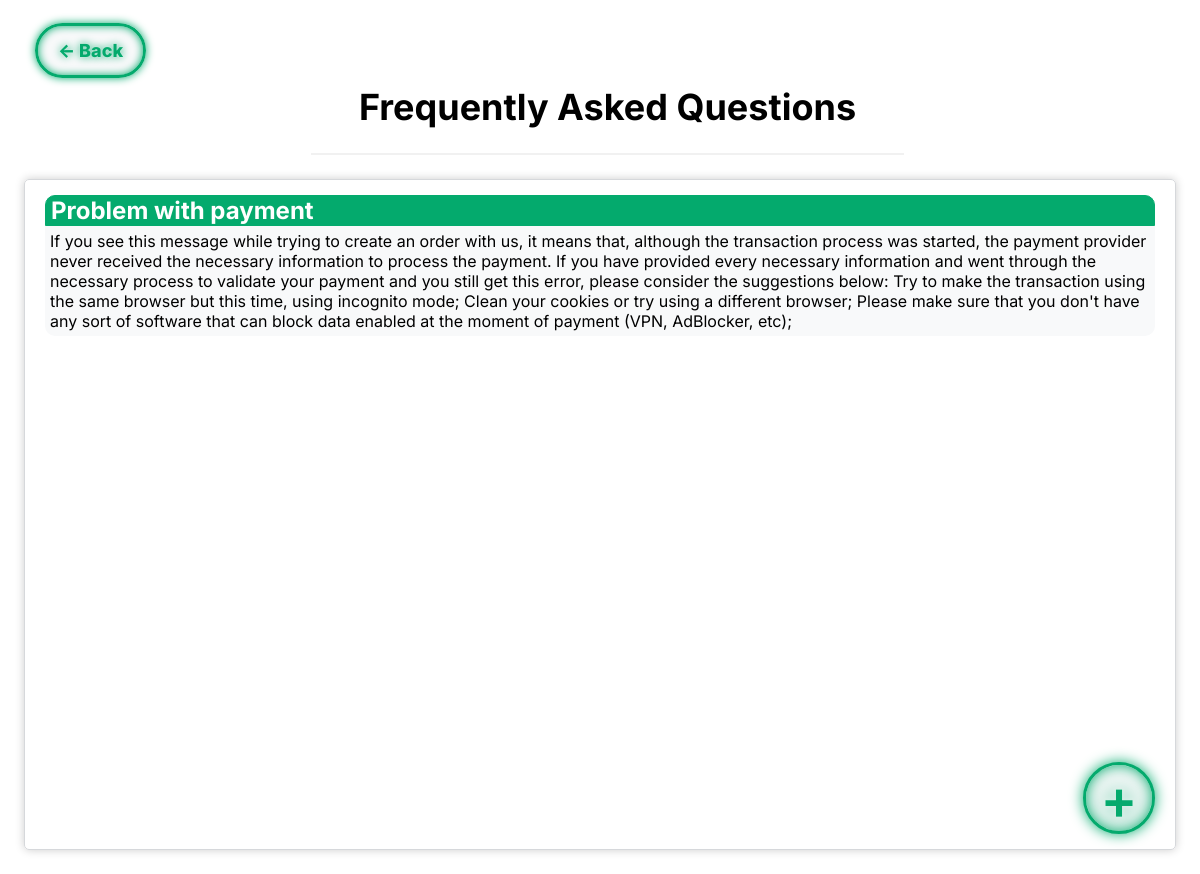
Page /pages/faq.php (signed in) on the committed database.
### tables this page shows
CREATE TABLE FAQ (
    faq_id INTEGER PRIMARY KEY AUTOINCREMENT,
    question VARCHAR(255) NOT NULL,
    answer VARCHAR(1000) NOT NULL
);

### database/getFAQ.php (the view)
<?php
    include 'connection.php';
    $stmt = $db->prepare('SELECT * FROM FAQ');
    $stmt->execute();
    while($result = $stmt -> fetch()){
        echo '<h2 class="question">'.$result['question'].'</h2>';
        echo '<div class="answer"><span >'.$result['answer'].'</span></div>';
    }
?>

### css/faq.css (style rules this page uses)
:root { --clr-neon_green: #04AA6D; --clr-neon_red: #e90808; --clr-bg: #f8f9fa; }
*, *::before *::after { box-sizing: border-box; }
body { margin: 0; padding: 0; font-family: 'Inter', sans-serif; }
.faqcode .question { border: 1px solid var(--clr-neon_green); padding-left: 5px; margin-bottom: 0; border-radius: 10px 10px 0px 0px; background-color: var(--clr-neon_green); color: white; }
.question:first-of-type { margin-top: 10px; }
.faqcode .answer { border: 0px; background-color: var(--clr-bg); border-radius: 0px 0px 10px 10px; padding: 5px; }
.answer:last-of-type { margin-bottom: 10px; }

### rows in the picture
faq: question "Problem with payment", answer "If you see this message while trying to create an order with us, it means that, although the transaction process was started, the payment provider never received the necessary information to process the payment. If you have provided every necessary information and went through the necessary process to validate your payment and you still get this error, please consider the suggestions below: Try to make the transaction using the same browser but this time, using incognito mode; Clean your cookies or try using a different browser; Please make sure that you don't have any sort of software that can block data enabled at the moment of payment (VPN, AdBlocker, etc);"
